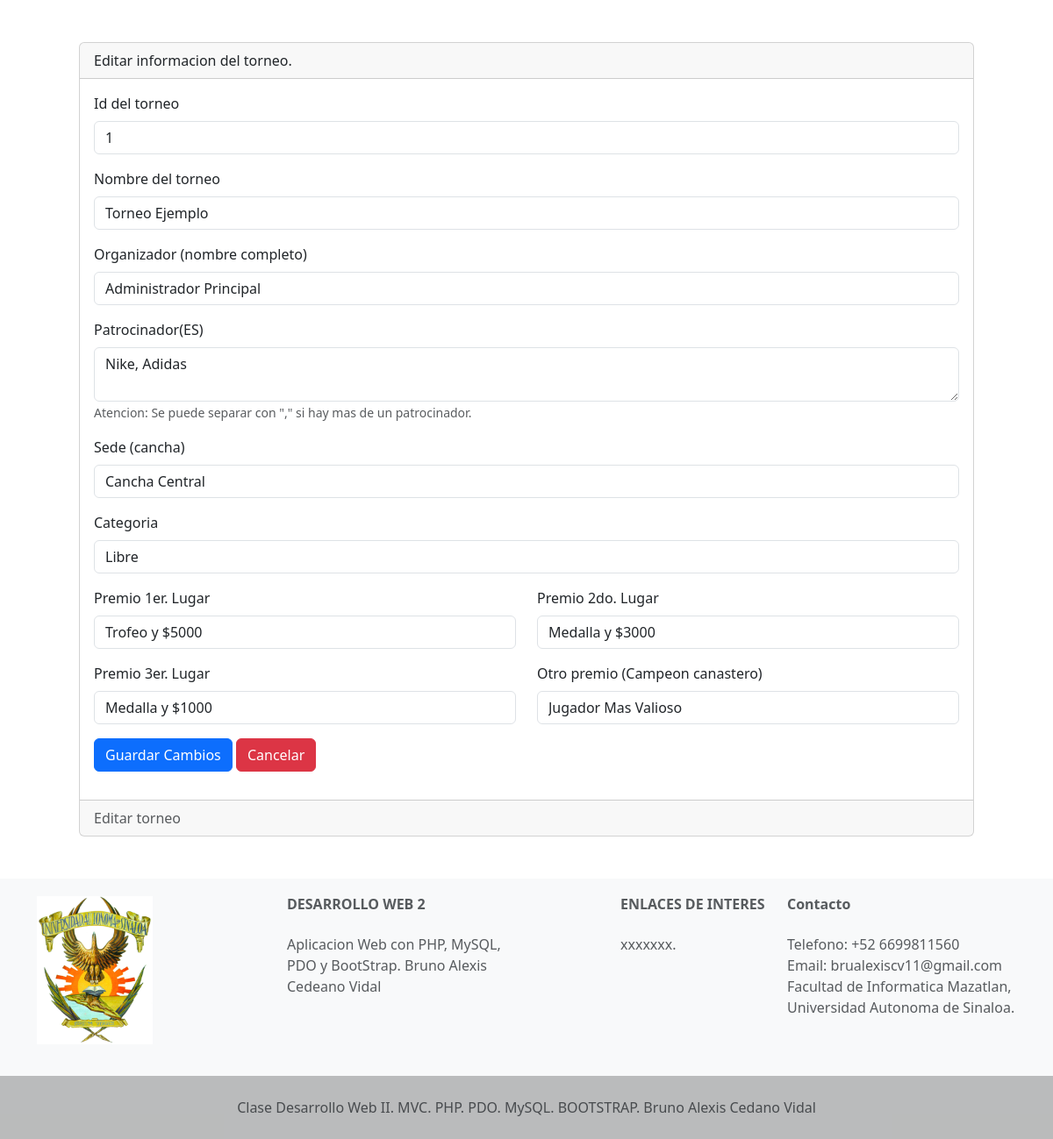
The page /views/admin/updateTorneo.php?id=1 on the database its author committed.
### tables this page shows
CREATE TABLE torneos (
    id INT AUTO_INCREMENT PRIMARY KEY,
    nombreTorneo VARCHAR(100) NOT NULL,
    organizador VARCHAR(100) NOT NULL,
    patrocinadores TEXT,
    sede VARCHAR(100),
    categoria VARCHAR(50),
    premio1 VARCHAR(100),
    premio2 VARCHAR(100),
    premio3 VARCHAR(100),
    otroPremio VARCHAR(100),
    usuario VARCHAR(50) NOT NULL UNIQUE,
    contraseña VARCHAR(255) NOT NULL
);

### config/DataBase.php (called while the page is built, shortened)
<?php
    class DataBase{
        private $host = "localhost";
        private $db = "proyecto";
        private $user = "demo";
        private $password = "123";
        public function connect(){
            try {
                $PDO = new PDO("mysql:host=".$this->host.";dbname=".$this->db.";charset=utf8", $this->user, $this->password);
                $PDO->setAttribute(PDO::ATTR_ERRMODE, PDO::ERRMODE_EXCEPTION);
                return $PDO;
            } catch (PDOException $e) {
                die("Error de conexion a la base de datos: " . $e->getMessage());
            }
        }
    }
?>

### controllers/torneosController.php (called while the page is built, shortened)
<?php
    require_once("../../models/torneosModel.php");
    class torneosController{
        private $model;
        public function __construct()
        {
            $this->model = new torneosModel();
        }
        public function readOneTorneo($id){
            return ($this->model->readOne($id) != false) ? $this->model->readOne($id) : header
            ("Location: admin.php");
        }
    }
?>

### models/torneosModel.php (called while the page is built, shortened)
<?php
    require_once("../../config/DataBase.php");
    class torneosModel {
        public $PDO;
        public function __construct()
        {
            $connection = new DataBase();
            $this->PDO = $connection->connect();
        }
        public function readOne($id){
            $statement = $this->PDO->prepare("SELECT * FROM torneos WHERE id = :id LIMIT 1");
            $statement->bindParam(":id", $id);
            return ($statement->execute()) ? $statement->fetch(PDO::FETCH_ASSOC) : false;
        }
    }
?>

### views/admin/updateTorneo.php (the view, shortened to what this page needs)
<?php
    require_once("../admin/template/header.php");
    require_once("../../controllers/torneosController.php");
    $objController = new torneosController();
    $lstTorneo = $objController->readOneTorneo($_GET['id']);
?>
    <div class="mx-auto p-5">
        <div class="card">
            <div class="card-header">
                Editar informacion del torneo.
            </div>
            <div class="card-body">
                <form action="torneoUpdate.php" method="post">
                    <div class="mb-3">
                        <label for="id" class="form-label">Id del torneo</label>
                        <input type="text" class="form-control" name="txtId" id="id" value="<?= $lstTorneo['id'] ?>" readonly>
                    </div>
                    <div class="mb-3">
                        <label for="nombreTorneo" class="form-label">Nombre del torneo</label>
                        <input type="text" class="form-control" name="txtNombreTorneo" id="nombreTorneo" value="<?= htmlspecialchars($lstTorneo['nombreTorneo']) ?>">
                    </div>
                    <div class="mb-3">
                        <label for="organizador" class="form-label">Organizador (nombre completo)</label>
                        <input type="text" name="txtOrganizador" id="organizador" class="form-control" value="<?= htmlspecialchars($lstTorneo['organizador']) ?>">
                    </div>
                    <div class="mb-3">
                        <label for="patrocinador" class="form-label">Patrocinador(ES)</label>
                        <textarea name="txtPatrocinador" id="patrocinador" cols="30" rows="2"
                        class="form-control"><?= htmlspecialchars($lstTorneo['patrocinadores']) ?></textarea>
                        <span id="patrocinador" class="form-text">
                            Atencion: Se puede separar con "," si hay mas de un patrocinador.
                        </span>
                    </div>
                    <div class="row">
                        <div class="mb-3">
                            <label for="sede" class="form-label">Sede (cancha)</label>
                            <input type="text" name="txtSede" id="sede" class="form-control" value="<?= htmlspecialchars($lstTorneo['sede']) ?>">
                        </div>
                    </div>
                    <div class="col mb-3">
                        <label for="categoria" class="form-label">Categoria</label>
                        <input list="lstCategorias" name="txtCategoria" id="categoria"
                        class="form-control" value="<?= htmlspecialchars($lstTorneo['categoria']) ?>">
                    </div>
                    <div class="row">
                        <div class="col mb-3">
                            <label for="Premio1" class="form-label">Premio 1er. Lugar</label>
                            <input type="text" name="txtPremio1" id="premio1" class="form-control" value="<?= htmlspecialchars($lstTorneo['premio1']) ?>">
                        </div>
                        <div class="col mb-3">
                            <label for="Premio2" class="form-label">Premio 2do. Lugar</label>
                            <input type="text" name="txtPremio2" id="premio2" class="form-control" value="<?= htmlspecialchars($lstTorneo['premio2']) ?>">
                        </div>
                    </div>
                    <div class="row">
                        <div class="col mb-3">
                            <label for="Premio3" class="form-label">Premio 3er. Lugar</label>
                            <input type="text" name="txtPremio3" id="premio3" class="form-control" value="<?= htmlspecialchars($lstTorneo['premio3']) ?>">
                        </div>
                        <div class="col mb-3">
                            <label for="otroPremio" class="form-label">Otro premio (Campeon canastero)</label>
                            <input type="text" name="txtOtroPremio" id="OtroPremio"
                            class="form-control" value="<?= htmlspecialchars($lstTorneo['otroPremio']) ?>">
                        </div>
                    </div>
                    <div class="col mb-3">
                        <button type="submit" class="btn btn-primary">Guardar Cambios</button>
                        <a href="readAllTorneos.php" class="btn btn-danger">Cancelar</a>
                    </div>
                </form>
            </div>
            <div class="card-footer text-body-secondary">
                Editar torneo
            </div>
        </div>
    </div>
<?php
    require_once("../admin/template/footer.php")
?>

### rows shown on the page
torneos: txtId "1", txtNombreTorneo "Torneo Ejemplo", txtOrganizador "Administrador Principal", txtPatrocinador "Nike, Adidas", txtSede "Cancha Central", txtCategoria "Libre", txtPremio1 "Trofeo y $5000", txtPremio2 "Medalla y $3000", txtPremio3 "Medalla y $1000", txtOtroPremio "Jugador Mas Valioso"
